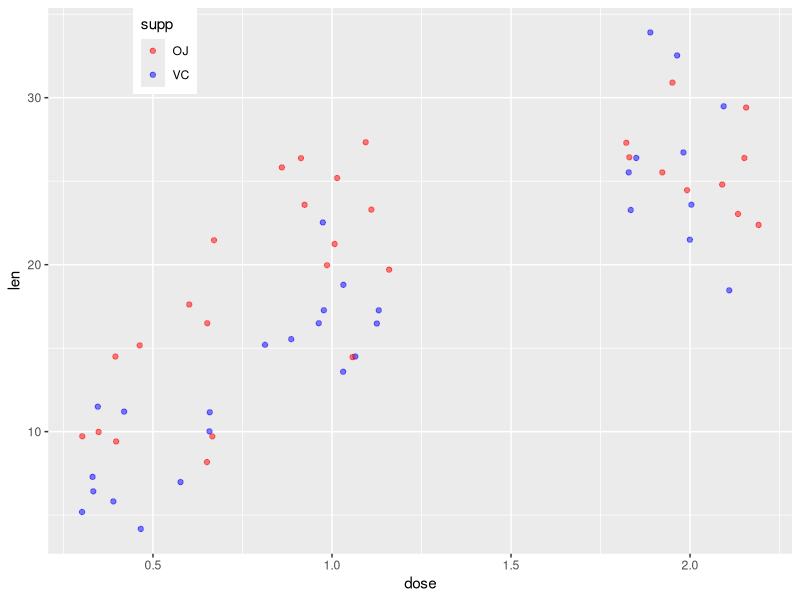

Write the R code that produced this figure.
## Set up
setwd("~/Desktop/Coursera/SI/SIAss")
library(ggplot2)
library(datasets)
set.seed(0987654321)
data("ToothGrowth")

##Basic exploration
str(ToothGrowth)
head(ToothGrowth)
summary(ToothGrowth)
table(ToothGrowth$dose,ToothGrowth$supp)
plot <- ggplot(ToothGrowth,aes(dose,len))+geom_jitter(alpha=I(.5),aes(color=supp))+scale_color_manual(values=c("red","blue"))+theme(legend.position=c(.2,1),legend.justification=c(1,1))
plot

## The data so far appears that there are two suppliments - orange juice and vitamin C - as applied to tooth growth. 

OJTooth<-ToothGrowth$len[ToothGrowth$supp=="OJ"]
VCTooth<-ToothGrowth$len[ToothGrowth$supp=="VC"]

meanvc<-mean(VCTooth)
meanvc
meanoj<-mean(OJTooth)
meanoj
meanoj-meanvc

## Given that there are equal doses of 0.5, 1 and 2. The mean of oj is higher than the mean of vc, suggesting that oj is better for tooth growth.

t.test(OJTooth,VCTooth,alt="greater")

## With a Null Hypothesis that the mean of OJ is equal to the mean of VC, at the 5% confidence level we can be confident that OJ is better at promoting tooth growth.

oj05<-ToothGrowth$len[ToothGrowth$supp=="OJ"&ToothGrowth$dose==0.5]
oj10<-ToothGrowth$len[ToothGrowth$supp=="OJ"&ToothGrowth$dose==1]
oj20<-ToothGrowth$len[ToothGrowth$supp=="OJ"&ToothGrowth$dose==2]
vc05<-ToothGrowth$len[ToothGrowth$supp=="VC"&ToothGrowth$dose==0.5]
vc10<-ToothGrowth$len[ToothGrowth$supp=="VC"&ToothGrowth$dose==1]
vc20<-ToothGrowth$len[ToothGrowth$supp=="VC"&ToothGrowth$dose==2]

t.test(oj05,vc05,alt="greater")
t.test(oj10,vc10,alt="greater")
t.test(oj20,vc20,alt="greater")
